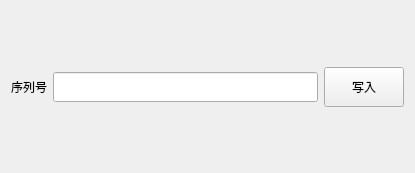
<?xml version="1.0" encoding="UTF-8"?>
<ui version="4.0">
 <class>TFormSerNum</class>
 <widget class="QWidget" name="TFormSerNum">
  <property name="geometry">
   <rect>
    <x>0</x>
    <y>0</y>
    <width>415</width>
    <height>173</height>
   </rect>
  </property>
  <property name="windowTitle">
   <string>Form</string>
  </property>
  <layout class="QVBoxLayout" name="verticalLayout">
   <item>
    <spacer name="verticalSpacer">
     <property name="orientation">
      <enum>Qt::Vertical</enum>
     </property>
     <property name="sizeHint" stdset="0">
      <size>
       <width>20</width>
       <height>48</height>
      </size>
     </property>
    </spacer>
   </item>
   <item>
    <layout class="QHBoxLayout" name="horizontalLayout">
     <item>
      <layout class="QHBoxLayout" name="horizontalLayout_2">
       <item>
        <widget class="QLabel" name="label_11">
         <property name="text">
          <string>序列号</string>
         </property>
        </widget>
       </item>
       <item>
        <widget class="QLineEdit" name="lineEdit_6">
         <property name="minimumSize">
          <size>
           <width>0</width>
           <height>30</height>
          </size>
         </property>
        </widget>
       </item>
      </layout>
     </item>
     <item>
      <widget class="QPushButton" name="pushButton_7">
       <property name="minimumSize">
        <size>
         <width>80</width>
         <height>40</height>
        </size>
       </property>
       <property name="text">
        <string>写入</string>
       </property>
      </widget>
     </item>
    </layout>
   </item>
   <item>
    <spacer name="verticalSpacer_2">
     <property name="orientation">
      <enum>Qt::Vertical</enum>
     </property>
     <property name="sizeHint" stdset="0">
      <size>
       <width>20</width>
       <height>47</height>
      </size>
     </property>
    </spacer>
   </item>
  </layout>
 </widget>
 <resources/>
 <connections/>
</ui>
